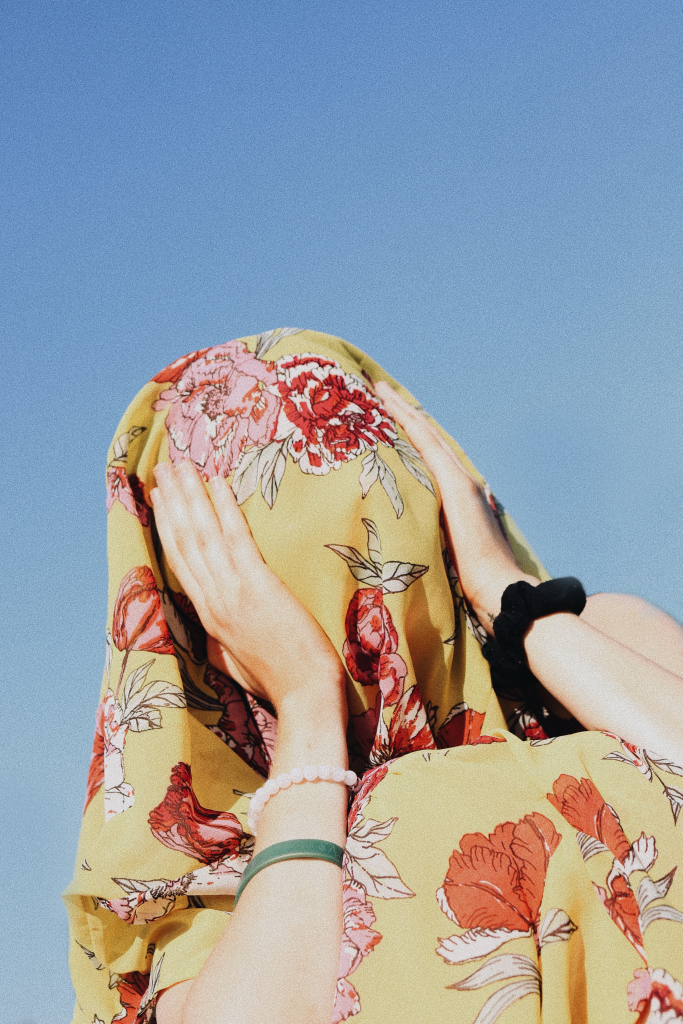
#> input picture origin_images/1.jpg, 2730 x 4096 px, found by its file name (shown at 1/4 size); its folder holds 4 pictures in this run
$ python CreateThumbnail.py
#> lines starting #> are read from the running program, lines starting #| are printed output that depends on the picture
'''
Created on Sep 3, 2018

@author: DUY
'''
import os, sys
from PIL import Image
from pandas import DataFrame
import re
########################## Rename #############
dir = "E://Programming_Projects/python_projects/CreateThumbnail/PicPassImages/origin_images"
listFile = os.listdir(dir)
for i in range(0, len(listFile)):
    print(listFile[i])
with open("E://Programming_Projects/python_projects/CreateThumbnail/PicPassImages/name.txt") as f:
#> (reads name.txt from the repository)
    names = f.readlines()
#ordered_files = sorted(listFile, key=lambda x: (int(re.sub('\D','',x)),x))
for i in range(0, len(listFile)):
#     print(ordered_files[i])
    extension = os.path.splitext(listFile[i])[1][1:]
    os.renames(dir + "/" + listFile[i], dir + "/" + names[i].strip()+ "." + extension)
# for i in range(0, len(listFile)):
#     print(names[i].strip())
print("rename successful")

######################## Create thumbnail #########################
size = 256, 256
images = []
origin_urls=[]
thumbnail_urls=[]
w=[]
h=[]
origin_path = "E://Programming_Projects/python_projects/CreateThumbnail/PicPassImages/origin_images"
images = os.listdir(origin_path)
thumb_path = 'E://Programming_Projects/python_projects/CreateThumbnail/PicPassImages/thumbnails'
for i in range(0, len(images)):
    print(images[i])
    outfile =  thumb_path + '/' + images[i]

    try:
        im = Image.open(origin_path + '/' + images[i])
#> im is the input picture: PIL image 2730x4096 RGB; mean R, G, B 153.8, 158.3, 164
        im.thumbnail(size)
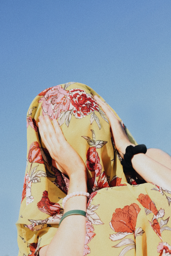
#> im: PIL image 171x256 RGB; mean R, G, B 153.8, 158.3, 164
        im.save(outfile, "JPEG")

        om = Image.open(outfile)
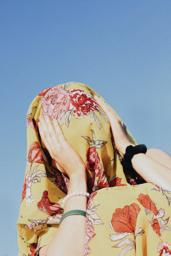
#> om: PIL image 171x256 RGB; mean R, G, B 153.8, 158.3, 164.2
        width, height = om.size
#> width = 171; height = 256
        print(str(width) + " " + str(height));
#| 171 256
        origin_urls.append("https://raw.githubusercontent.com/picpass/PicPassImages/master/origin_images/" + images[i])
        thumbnail_urls.append("https://raw.githubusercontent.com/picpass/PicPassImages/master/thumbnails/"+ images[i])
        w.append(width)
        h.append(height)
    except IOError:
        print ("cannot create thumbnail for", images[i])
#> pass 2 of the loop `for i in range(0, len(images)):`:
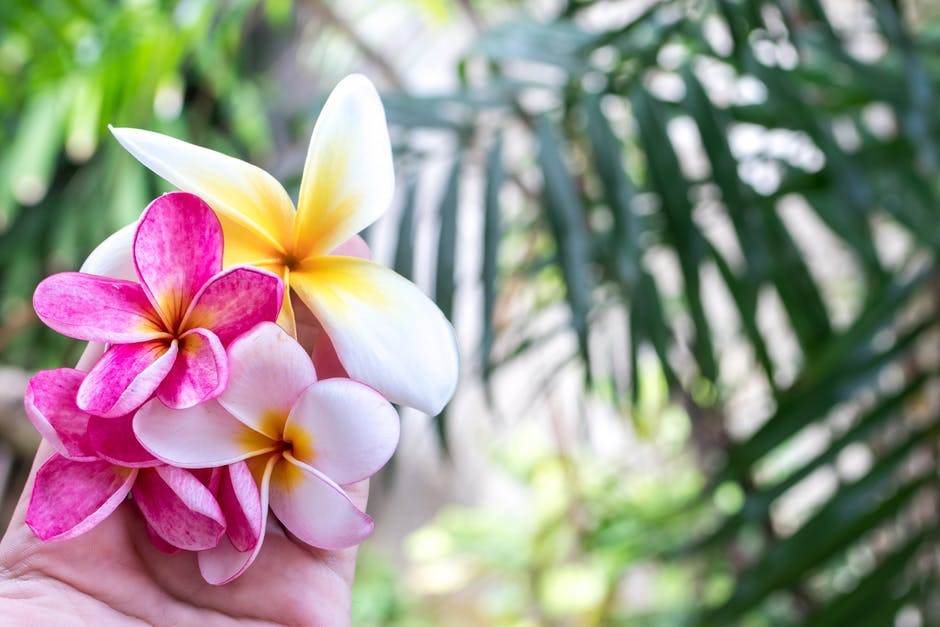
#> input picture origin_images/1.png, 940 x 627 px, found by its file name
#> im is the input picture: PIL image 940x627 RGB; mean R, G, B 152.8, 148.6, 138.7
#> `im.thumbnail(size)`:
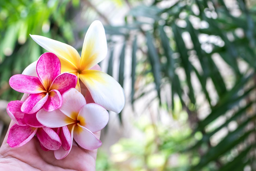
#> im: PIL image 256x171 RGB; mean R, G, B 152.8, 148.6, 138.7
#> `om = Image.open(outfile)`:
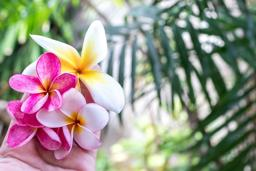
#> om: PIL image 256x171 RGB; mean R, G, B 152.6, 148.6, 138.7
#| 256 171
df = DataFrame({'origin': origin_urls, 'thumbnail': thumbnail_urls, 'width':w, 'height':h})
#> (the run stopped early here; a loop or call above may not have finished)
